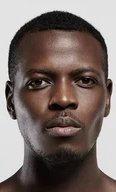
#> input picture data/testing purposes/Face.png, 116 x 192 px, found by its file name
$ python 'Final Code.py'
#> lines starting #> are read from the running program, lines starting #| are printed output that depends on the picture
import numpy as np
class ImagePreprocessor:
    def load(self, path):
        from PIL import Image
        image = Image.open(path).convert("L")
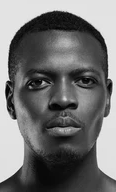
#> image: PIL image 116x192 L; min 0, max 244, mean 113.1
        self.image_array = np.array(image)
        return self.image_array

    def cluster(self, k):
#> called with k = 4
        from sklearn.cluster import KMeans
        reshaped_image = self.image_array.reshape(-1, 1)
        kmeans = KMeans(n_clusters=k, random_state=0).fit(reshaped_image)
        self.clustered_image = kmeans.cluster_centers_[kmeans.labels_].reshape(self.image_array.shape)
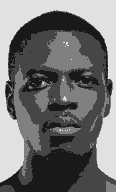
#> self.clustered_image: shape (192, 116) float64; min 25.59, max 225.2, mean 113.1
        return self.clustered_image

    def convolve(self):
        from scipy.signal import convolve2d
        a = -0.0625
        b = 0.5
        kernel = np.array([
            [a, a, a],
            [a, b, a],
            [a, a, a]
        ])
        self.convolved_image = convolve2d(self.clustered_image, kernel, mode="same")
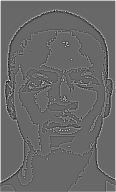
#> self.convolved_image: shape (192, 116) float64; min -48.62, max 70.39, mean 1; drawn with min black and max white
        return self.convolved_image

    def threshold(self, threshold=0.5):
#> called with threshold = 0.5
        self.binary_image = np.where(self.convolved_image > threshold, 0, 255).astype(np.uint8)
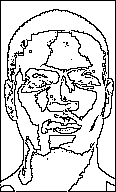
#> self.binary_image: shape (192, 116); 83.7% white; black in thin lines or dots
        return self.binary_image

    def plot_all(self, path):
        self.load(path)
        self.cluster(k=4)
        self.convolve()
        self.threshold()
        self.show_all()

    def show_all(self):
        import matplotlib.pyplot as plt
        fig, axes = plt.subplots(1, 4, figsize=(25, 5))
        axes[0].imshow(self.image_array, cmap="gray")
        axes[0].set_title("Original Image")
        axes[0].axis("off")
        axes[1].imshow(self.clustered_image, cmap="gray")
        axes[1].set_title("Clustered Image")
        axes[1].axis("off")
        axes[2].imshow(self.convolved_image, cmap="gray")
        axes[2].set_title("Convolved Image")
        axes[2].axis("off")
        axes[3].imshow(self.binary_image, cmap="gray")
        axes[3].set_title("Thresholded Image")
        axes[3].axis("off")
        plt.tight_layout()
        plt.show()

class Converter:
    def fit(self,picture):
        black_indices = np.argwhere(picture == 0)
        np.random.shuffle(black_indices)
        sampled_points = black_indices
        sampled_points = sampled_points[:500]
        mu =black_indices.mean()
        distances = np.sum(np.abs(sampled_points - mu), axis=1)
        sampled_points = sampled_points[np.argsort(distances)]
        sampled_points = sampled_points[:500]
        return sampled_points
        T = np.linspace(0,500)
        T = T/500
processor = ImagePreprocessor()
processor.plot_all("C:/Users/WIN10PRO/Desktop/My Stuff/University/Others/ML and FT/Fourier-Classification/data/testing purposes/Face.png")
